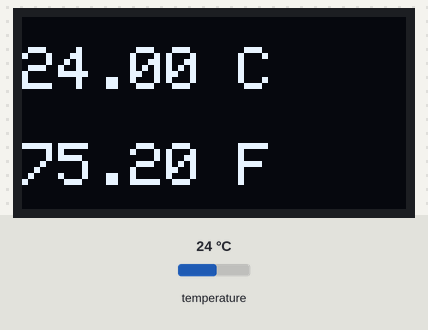
A sketch run on a simulated Arduino Uno, built with avr-gcc and run on an emulated ATmega328P. Shown: 128×64 one-colour display. Inputs (shaded band) come from the test bench; at power-on: temperature 24 °C. What the sketch prints to the serial monitor is not drawn.

Above: at 2.4 s.
2.5 s: temperature set to 12 °C
At 4.8 s:
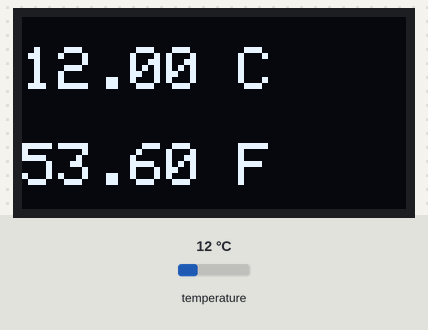
5.1 s: temperature set to 19 °C
At 5.9 s:
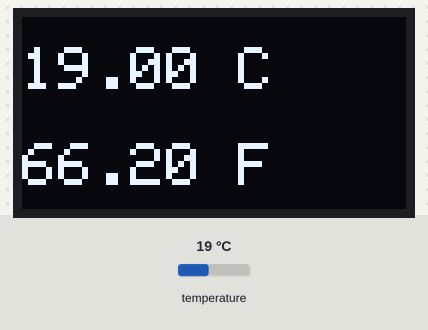
7.6 s: temperature set to 28 °C
At 9.4 s:
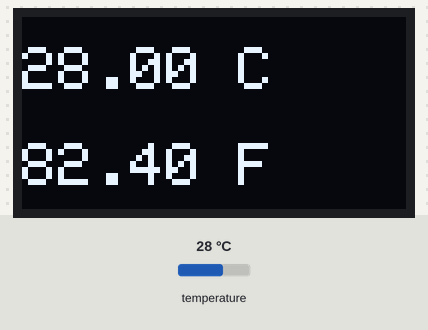
Timing chart, 0 to 10.9 s (numbered marks = the images above; inputs shaded):
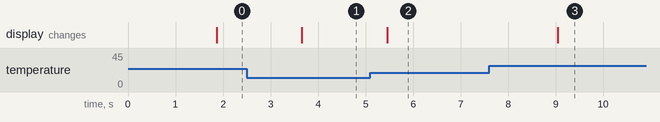

Measured:
- after the input at 2.5 s, the display: changes after 1.2 s (image 1)
- after the input at 5.1 s, the display: changes after 0.35 s (image 2)
- after the input at 7.6 s, the display: changes after 1.4 s (image 3)

The sketch:

ds18b20_temperature_sensor_OLED.ino
```cpp
// ds18b20 temperature sensor
#include <OneWire.h>
#include <DallasTemperature.h>
#define ONE_WIRE_BUS 2
// for OLCD display
#include <Wire.h>
#include <Adafruit_GFX.h>
#include <Adafruit_SSD1306.h>
#define SCREEN_WIDTH 128 // OLED display width, in pixels
#define SCREEN_HEIGHT 64 // OLED display height, in pixels

// Declaration for an SSD1306 display connected to I2C (SDA, SCL pins)
Adafruit_SSD1306 display(SCREEN_WIDTH, SCREEN_HEIGHT, &Wire, -1);


OneWire oneWire(ONE_WIRE_BUS);
DallasTemperature sensors(&oneWire);

float Celsius = 0;
float Fahrenheit = 0;

void setup() {
  sensors.begin();
  Serial.begin(9600);
  Serial.println("Testing ds18b20 temperature sensor...");
  if(!display.begin(SSD1306_SWITCHCAPVCC, 0x3C)) { // Address 0x3D for 128x64
    Serial.println(F("SSD1306 allocation failed"));
    for(;;);
    }
  // delay(2000);
  display.clearDisplay();
  display.setTextSize(3);
  display.setTextColor(WHITE);
  display.setCursor(0, 20);  // col row
  display.println("WELCOME");
  display.display();
  // display.clearDisplay();
  delay(1000);
}

void loop() {
  sensors.requestTemperatures();
  Celsius = sensors.getTempCByIndex(0);
  Fahrenheit = sensors.toFahrenheit(Celsius);

  Serial.print(Celsius);
  Serial.print(" C  ");
  Serial.print(Fahrenheit);
  Serial.println(" F");


  display.clearDisplay();
  display.setTextSize(2);
  display.setTextColor(WHITE);
  display.setCursor(0,10);  // col row
  display.print(Celsius);
  display.println(" C\n");
  display.print(Fahrenheit);
  display.print(" F");
  display.display();
  delay(1000);
}
```
